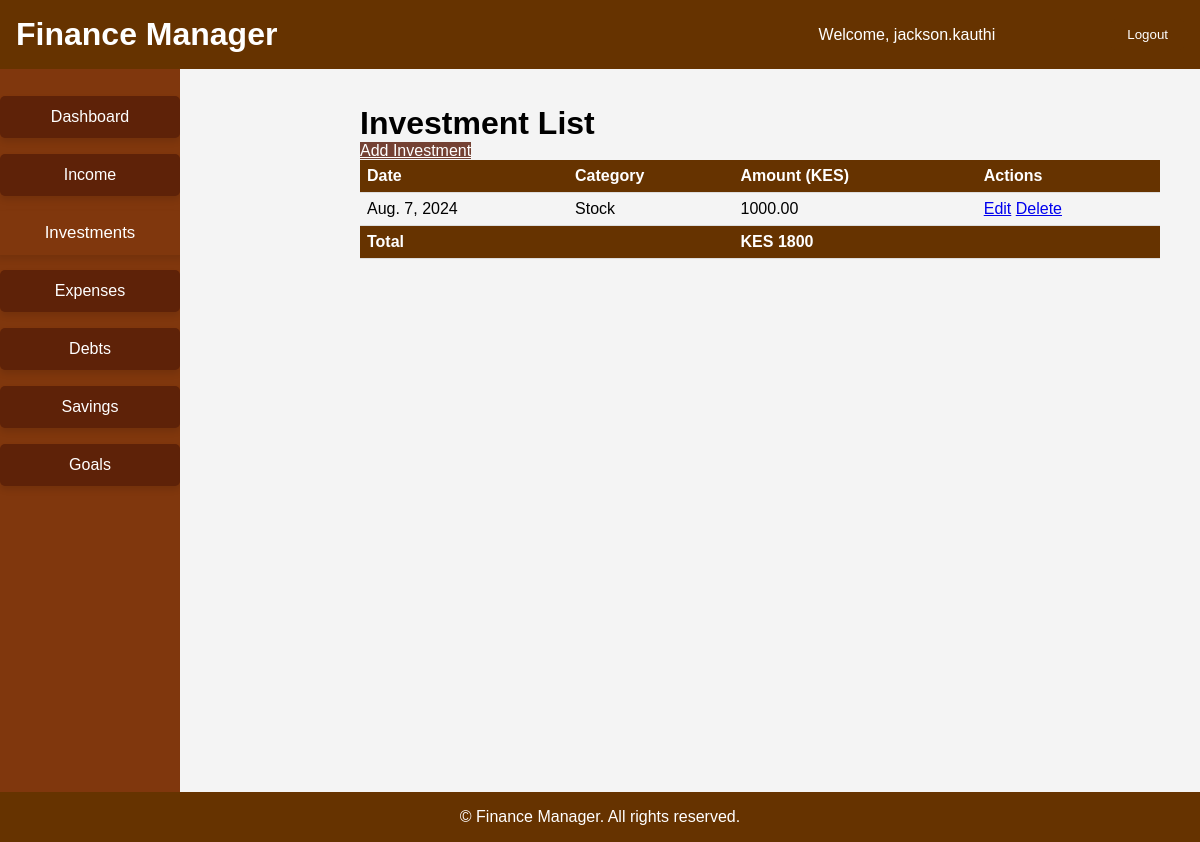
Screenshot of /investment/investment_list/ (signed in) with the database file from the repository.
### investment/models.py (models this page shows, shortened)
class Investment(models.Model):
    CATEGORY_CHOICES = [
        ('Stock', 'Stocks'),
        ('Bond', 'Bonds'),
        ('Mutual Fund', 'Mutual Funds'),
        ('Real Estate', 'Real Estate'),
        ('Crypto', 'Cryptocurrency'),
        ('Retirement', 'Retirement Accounts'),
        ('Other', 'Other Investments'),
    ]
    user = models.ForeignKey(User, on_delete=models.CASCADE)
    amount = models.DecimalField(max_digits=10, decimal_places=2)
    date = models.DateField()
    category = models.CharField(max_length=50, choices=CATEGORY_CHOICES)
    current_value = models.DecimalField(max_digits=10, decimal_places=2)
    description = models.TextField(blank=True, null=True)
    class Meta:
        ordering = ['date']
        verbose_name_plural = 'Investments'

### investment/views.py (the view)
# urls.py: path('investment_list/', views.investment_list, name='investment_list'),
@login_required
def investment_list(request):
    try:
        investments = Investment.objects.filter(user=request.user)
        logger.debug(f"Number of investments: {investments.count()}")
        total_investment = investments.aggregate(Sum('current_value'))['current_value__sum'] or 0
        logger.debug(f"Total investment value: {total_investment}")
        context = {
            'investments': investments,
            'total_investment': total_investment,
        }
        return render(request, 'investment/investment_list.html', context)
    except Exception as e:
        logger.error(f"Error in investment_list view: {str(e)}")
        messages.error(request, 'An error occurred while retrieving investments.')
        return render(request, 'investment/investment_list.html', {'investments': [], 'total_investment': 0})

### templates/investment/investment_list.html (shortened to what this page needs)
{% extends 'base.html' %}
{% load static %}
{% block content %}
<link rel="stylesheet" href="{% static 'css/styles.css' %}">
<div class="main-container">
    <h1>Investment List</h1>
    <a href="{% url 'add_investment' %}" class="btn btn-primary add-button">Add Investment</a>
    <table class="list-table">
        <thead>
            <tr>
                <th>Date</th>
                <th>Category</th>
                <th>Amount (KES)</th>
                <th>Actions</th>
            </tr>
        </thead>
        <tbody>
            {% for investment in investments %}
            <tr>
                <td>{{ investment.date }}</td>
                <td>{{ investment.category }}</td>
                <td>{{ investment.amount }}</td>
                <td>
                    <a href="{% url 'update_investment' investment.id %}" class="btn btn-warning btn-sm">Edit</a>
                    <a href="{% url 'delete_investment' investment.id %}" class="btn btn-danger btn-sm" onclick="return confirm('Are you sure you want to delete this investment?');">Delete</a>
                </td>
            </tr>
            {% empty %}
            <tr>
                <td colspan="4">No investment records available.</td>
            </tr>
            {% endfor %}
        </tbody>
        <tfoot>
            <tr>
                <th colspan="2">Total</th>
                <th>KES {{ total_investment }}</th>
                <th></th>
            </tr>
        </tfoot>
    </table>
</div>
{% endblock %}

### templates/base.html (shortened to what this page needs)
{% load static %}
<!DOCTYPE html>
<html lang="en">
<head>
    <link rel="stylesheet" href="{% static 'css/styles.css' %}">
</head>
<body>
    <header>
        <div class="header-content">
            <h1>Finance Manager</h1>
            {% if user.is_authenticated %}
                <div class="user-info">
                    <span>Welcome, {{ user.username }}</span>
                    <form action="{% url 'logout' %}" method="post" style="display: inline;">
                        <button type="submit" class="logout">Logout</button>
                    </form>
                </div>
            {% else %}
                <div class="auth-links">
                    <a href="{% url 'login' %}">Login</a>
                    <a href="{% url 'signup' %}">Sign Up</a>
                </div>
            {% endif %}
        </div>
    </header>
    <div class="container">
        <nav class="card-nav">
            <ul>
                <li>
                    <a href="{% url 'dashboard' %}" class="nav-card {% if request.resolver_match.url_name == 'dashboard' %}active{% endif %}">
                        Dashboard
                    </a>
                </li>
                <li>
                    <a href="{% url 'income_list' %}" class="nav-card {% if request.resolver_match.url_name == 'income_list' %}active{% endif %}">
                        Income
                    </a>
                </li>
                <li>
                    <a href="{% url 'investment_list' %}" class="nav-card {% if request.resolver_match.url_name == 'investment_list' %}active{% endif %}">
                        Investments
                    </a>
                </li>
                <li>
                    <a href="{% url 'expense_list' %}" class="nav-card {% if request.resolver_match.url_name == 'expense_list' %}active{% endif %}">
                        Expenses
                    </a>
                </li>
                <li>
                    <a href="{% url 'debt_list' %}" class="nav-card {% if request.resolver_match.url_name == 'debt_list' %}active{% endif %}">
                        Debts
                    </a>
                </li>
                <li>
                    <a href="{% url 'savings_list' %}" class="nav-card {% if request.resolver_match.url_name == 'savings_list' %}active{% endif %}">
                        Savings
                    </a>
                </li>
                <li>
                    <a href="{% url 'goals_list' %}" class="nav-card {% if request.resolver_match.url_name == 'goals_list' %}active{% endif %}">
                        Goals
                    </a>
                </li>
            </ul>
        </nav>
        <div class="main-container">
            <main>
                {% block content %}
                {% endblock %}
            </main>
        </div>
    </div>
    <footer>
        &copy; {{ current_year }} Finance Manager. All rights reserved.
    </footer>
</body>
</html>

### budget/static/css/styles.css (style rules this page uses)
* { margin: 0; padding: 0; box-sizing: border-box; }
body { font-family: Arial, sans-serif; background-color: #f4f4f4; padding: 65px 0; }
header { background-color: #663300; color: #fff; padding: 1rem; position: fixed; width: 100%; top: 0; z-index: 1000; display: flex; justify-content: space-between; align-items: center; }
.header-content { display: flex; justify-content: space-between; align-items: center; width: 100%; }
.header-content h1 { margin: 0; }
.header-content .user-info, .header-content .auth-links { display: flex; align-items: center; }
.user-info span { margin-right: 1rem; }
.logout { background-color: #663300; color: #fff; border: none; padding: 0.5rem 1rem; border-radius: 4px; cursor: pointer; transition: background-color 0.3s ease; }
footer { background-color: #663300; color: #fff; text-align: center; padding: 1rem; position: fixed; width: 100%; bottom: 0; z-index: 1000; }
nav { width: 180px; background-color: #80370d; position: fixed; top: 64px; bottom: 0; padding: 2rem 0; z-index: 999; overflow-y: auto; }
nav ul { list-style: none; }
nav li { margin-bottom: 1rem; }
.nav-card { background-color: #5e2208; color: #fff; text-align: center; padding: 0.75rem; border-radius: 5px; text-decoration: none; display: block; transition: background-color 0.3s, transform 0.3s; box-shadow: 0 4px 6px rgba(0, 0, 0, 0.1); }
.nav-card:hover, .nav-card.active { background-color: #80370d; transform: scale(1.05); }
.main-container { margin-left: 160px; padding: 20px; min-height: calc(100vh - 128px); }
.btn-primary { margin-top: 15px; background-color: #744133; border-color: #744133; color: #ffffff; }
form { margin-left: 100px; }
.list-table { width: 100%; border-collapse: collapse; margin-bottom: 2rem; }
.list-table th, .list-table td { padding: 7px; text-align: left; border-bottom: 1px solid #ddd; }
.list-table th { background-color: #663300; color: #fff; font-weight: bold; }

### rows the page displays
Investment: date "Aug. 7, 2024", category "Stock", amount "1000.00"

### other values shown
{{ user.username }} "jackson.kauthi"
{{ total_investment }} "1800"
